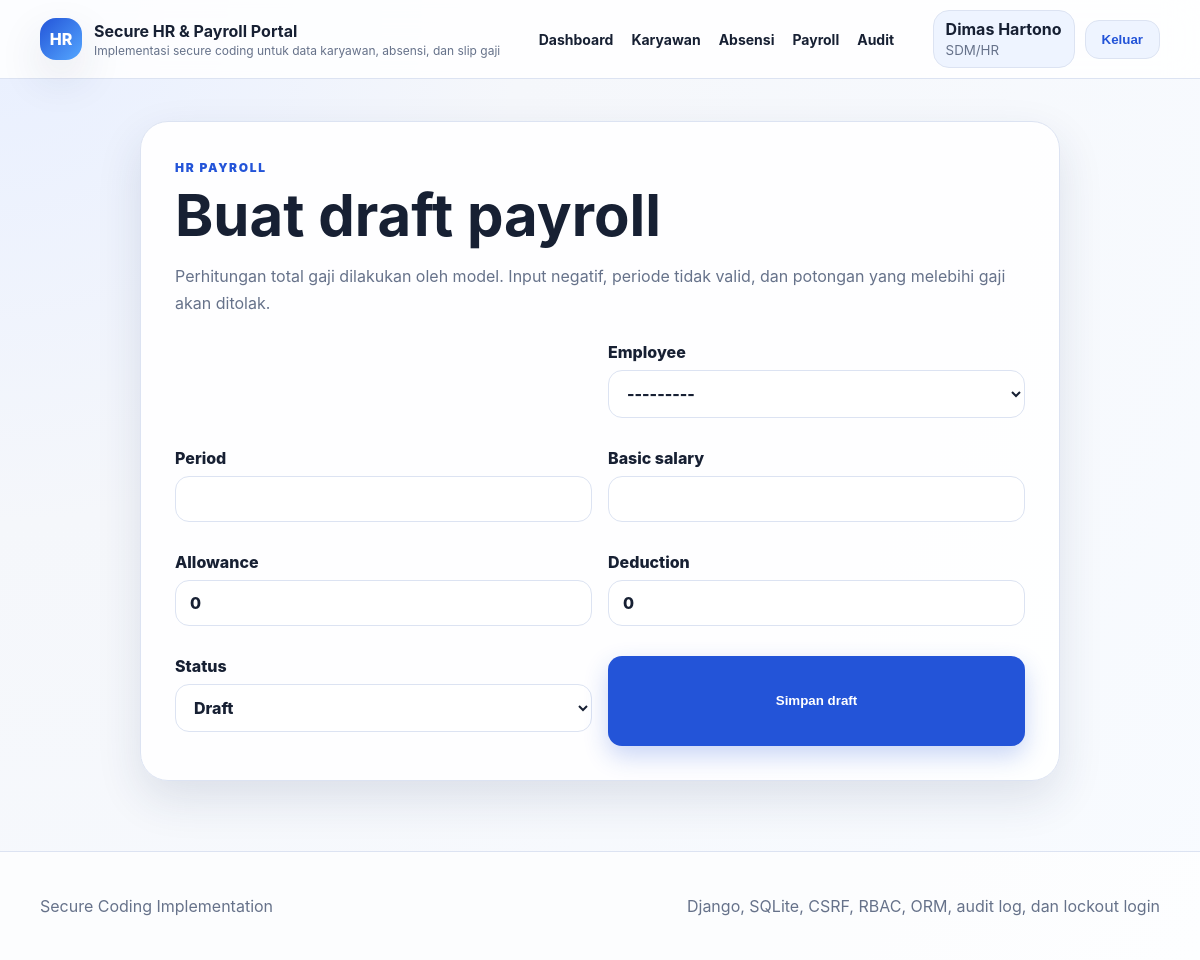
The page /payroll/new/ (signed in) on the database its author committed.
### accounts/models.py (models this page shows, shortened)
class User(AbstractUser):
    ROLE_EMPLOYEE = "employee"
    ROLE_MANAGER = "manager"
    ROLE_HR = "hr"
    ROLE_FINANCE = "finance"
    ROLE_ADMIN = "admin"
    ROLE_CHOICES = [
        (ROLE_EMPLOYEE, "Karyawan"),
        (ROLE_MANAGER, "Manajer Karyawan"),
        (ROLE_HR, "SDM/HR"),
        (ROLE_FINANCE, "Finance"),
        (ROLE_ADMIN, "Admin Sistem"),
    ]
    role = models.CharField(max_length=20, choices=ROLE_CHOICES, default=ROLE_EMPLOYEE)
    display_name = models.CharField(max_length=150, blank=True)
    @property
    def role_label(self) -> str:
        return dict(self.ROLE_CHOICES).get(self.role, self.role)

### core/models.py (models this page shows)
class EmployeeProfile(models.Model):
    STATUS_ACTIVE = "active"
    STATUS_INACTIVE = "inactive"
    STATUS_RESIGNED = "resigned"
    STATUS_CHOICES = [
        (STATUS_ACTIVE, "Aktif"),
        (STATUS_INACTIVE, "Nonaktif"),
        (STATUS_RESIGNED, "Resign"),
    ]
    user = models.OneToOneField(settings.AUTH_USER_MODEL, on_delete=models.CASCADE, related_name="employee_profile")
    employee_id = models.CharField(
        max_length=20,
        unique=True,
        validators=[RegexValidator(r"^EMP-?[0-9]{3,8}$", "Format ID karyawan harus seperti EMP001 atau EMP-0001.")],
    )
    full_name = models.CharField(max_length=120)
    position = models.CharField(
        max_length=80,
        default="Staff",
        validators=[RegexValidator(r"^[A-Za-zÀ-ÿ0-9 .,'/&()\-]{2,80}$", "Jabatan mengandung karakter tidak valid.")],
    )
    nik = models.CharField(
        max_length=16,
        unique=True,
        validators=[RegexValidator(r"^[0-9]{16}$", "NIK harus terdiri dari 16 digit.")],
    )
    email = models.EmailField(unique=True)
    phone = models.CharField(
        max_length=20,
        validators=[RegexValidator(r"^[0-9+() -]{8,20}$", "Nomor telepon mengandung karakter tidak valid.")],
    )
    address = models.TextField(max_length=250)
    department = models.ForeignKey(Department, on_delete=models.PROTECT, related_name="employees")
    manager = models.ForeignKey(
        settings.AUTH_USER_MODEL,
        on_delete=models.SET_NULL,
        null=True,
        blank=True,
        related_name="managed_employees",
    )
    bank_account = models.CharField(
        max_length=20,
        validators=[RegexValidator(r"^[0-9]{8,20}$", "Nomor rekening hanya boleh berisi angka.")],
    )
    leave_balance = models.PositiveIntegerField(default=12)
    base_salary = models.DecimalField(max_digits=12, decimal_places=2, validators=[MinValueValidator(Decimal("0"))])
    status = models.CharField(max_length=20, choices=STATUS_CHOICES, default=STATUS_ACTIVE)
    created_at = models.DateTimeField(auto_now_add=True)
    updated_at = models.DateTimeField(auto_now=True)
    class Meta:
        ordering = ["employee_id"]
    def __str__(self) -> str:
        return f"{self.employee_id} - {self.full_name}"

### core/views.py (the view, shortened to what this page needs)
# urls.py: path("payroll/new/", views.payroll_create, name="payroll_create"),
@role_required(User.ROLE_HR, User.ROLE_ADMIN)
@require_http_methods(["GET", "POST"])
@transaction.atomic
def payroll_create(request):
    form = PayrollForm(request.POST or None)
    return render(request, "core/payroll_form.html", {"form": form, "mode": "create"})

### core/forms.py (shortened to what this page needs)
class PayrollForm(forms.ModelForm):
    class Meta:
        model = Payroll
        fields = ["employee", "period", "basic_salary", "allowance", "deduction", "status"]

### core/context_processors.py (called while the page is built)
def site_context(request):
    return {
        "site_name": "Secure HR & Payroll Portal",
        "site_tagline": "Implementasi secure coding untuk data karyawan, absensi, dan slip gaji",
    }

### templates/core/payroll_form.html (shortened to what this page needs)
{% extends "base.html" %}
{% block content %}
<section class="form-shell wide">
  <div class="section-heading">
    <span class="eyebrow">HR Payroll</span>
    <h1>{% if mode == 'update' %}Update draft payroll{% else %}Buat draft payroll{% endif %}</h1>
    <p>Perhitungan total gaji dilakukan oleh model. Input negatif, periode tidak valid, dan potongan yang melebihi gaji akan ditolak.</p>
  </div>
  <form method="post" class="secure-form grid-form">
    {{ form.non_field_errors }}
    {% for field in form %}
      <label>{{ field.label }}{{ field }}{{ field.errors }}</label>
    {% endfor %}
    <button class="btn btn-primary" type="submit">{% if mode == 'update' %}Simpan perubahan{% else %}Simpan draft{% endif %}</button>
  </form>
</section>
{% endblock %}

### templates/base.html (shortened to what this page needs)
{% load static %}
<!DOCTYPE html>
<html lang="id">
<head>
  <link rel="stylesheet" href="{% static 'css/styles.css' %}">
</head>
<body>
  <header class="site-header">
    <div class="container header-inner">
      {% if request.user.is_authenticated %}
      <a class="brand" href="{% url 'dashboard' %}">
      {% else %}
      <a class="brand" href="{% url 'home' %}">
      {% endif %}
        <span class="brand-mark">HR</span>
        <span>
          <strong>{{ site_name }}</strong>
          <small>{{ site_tagline }}</small>
        </span>
      </a>
      <nav class="main-nav">
        {% if request.user.is_authenticated %}
          <a href="{% url 'dashboard' %}">Dashboard</a>
          <a href="{% url 'employee_list' %}">Karyawan</a>
          <a href="{% url 'attendance_list' %}">Absensi</a>
          <a href="{% url 'payroll_list' %}">Payroll</a>
          {% if request.user.role == 'hr' or request.user.role == 'admin' or request.user.is_superuser %}
            <a href="{% url 'audit_log_list' %}">Audit</a>
          {% endif %}
        {% endif %}
      </nav>
      <div class="header-actions">
        {% if request.user.is_authenticated %}
          <div class="user-chip">
            <span>{{ request.user.display_name|default:request.user.username }}</span>
            <small>{{ request.user.role_label }}</small>
          </div>
          <form method="post" action="{% url 'logout' %}">
            <button class="btn btn-soft" type="submit">Keluar</button>
          </form>
        {% else %}
          <a class="btn btn-primary" href="{% url 'login' %}">Masuk</a>
        {% endif %}
      </div>
    </div>
  </header>
  <main class="container page-shell">
    {% block content %}{% endblock %}
  </main>
  <footer class="site-footer">
    <div class="container footer-grid">
      <p>Secure Coding Implementation</p>
      <p>Django, SQLite, CSRF, RBAC, ORM, audit log, dan lockout login</p>
    </div>
  </footer>
</body>
</html>

### static/css/styles.css (style rules this page uses)
:root { --bg: #f5f7fb; --surface: #ffffff; --surface-soft: #eef4ff; --primary: #2354d8; --primary-dark: #173d9f; --text: #172033; --muted: #66728a; --line: #dce3f2; --success: #14815f; --danger: #c13f3f; --shadow: 0 18px 45px rgba(30, 49, 90, 0.12); }
* { box-sizing: border-box; }
body { margin: 0; font-family: Inter, Segoe UI, Arial, sans-serif; color: var(--text); background: radial-gradient(circle at top left, #e8efff 0, #f5f7fb 34%, #f8fbff 100%); }
a { color: var(--primary); text-decoration: none; }
.container { width: min(1120px, calc(100% - 40px)); margin: 0 auto; }
.site-header { position: sticky; top: 0; z-index: 20; background: rgba(255, 255, 255, 0.86); backdrop-filter: blur(16px); border-bottom: 1px solid var(--line); }
.header-inner { display: flex; align-items: center; justify-content: space-between; min-height: 78px; gap: 22px; }
.brand { display: flex; align-items: center; gap: 12px; color: var(--text); }
.brand-mark { width: 42px; height: 42px; border-radius: 16px; display: grid; place-items: center; color: #fff; font-weight: 800; background: linear-gradient(135deg, var(--primary), #55a7ff); box-shadow: var(--shadow); }
.brand small { display: block; color: var(--muted); font-size: 12px; margin-top: 2px; }
.main-nav { display: flex; gap: 18px; align-items: center; flex-wrap: wrap; }
.main-nav a { color: var(--text); font-weight: 700; font-size: 14px; }
.header-actions { display: flex; align-items: center; gap: 10px; }
.user-chip { background: var(--surface-soft); border: 1px solid var(--line); border-radius: 16px; padding: 8px 12px; }
.user-chip span { display: block; font-weight: 700; }
.user-chip small { color: var(--muted); }
.btn { border: 0; border-radius: 14px; padding: 11px 16px; font-weight: 800; cursor: pointer; display: inline-flex; align-items: center; justify-content: center; }
.btn-primary { background: var(--primary); color: #fff; box-shadow: 0 10px 25px rgba(35, 84, 216, 0.24); }
.btn-soft { background: var(--surface-soft); color: var(--primary); border: 1px solid var(--line); }
.page-shell { padding: 42px 0 70px; }
.hero-copy, .security-card, .card, .metric, .table-card, .form-shell, .error-panel { background: rgba(255, 255, 255, 0.92); border: 1px solid var(--line); border-radius: 28px; box-shadow: var(--shadow); }
.hero-copy h1, .section-heading h1 { font-size: clamp(32px, 5vw, 58px); line-height: 1.02; margin: 10px 0 18px; }
.hero-copy p, .section-heading p { color: var(--muted); line-height: 1.7; }
.eyebrow { color: var(--primary); text-transform: uppercase; letter-spacing: 0.14em; font-size: 12px; font-weight: 900; }
.section-heading { margin-bottom: 24px; }
.form-shell { padding: 34px; }
.form-shell.wide { width: min(920px, 100%); margin: 0 auto; }
.secure-form { display: grid; gap: 16px; }
.grid-form { grid-template-columns: repeat(2, minmax(0, 1fr)); }
.secure-form label { display: grid; gap: 8px; font-weight: 800; }
input, select, textarea { width: 100%; border: 1px solid var(--line); border-radius: 14px; padding: 12px 14px; background: #fff; color: var(--text); font: inherit; }
.site-footer { border-top: 1px solid var(--line); padding: 28px 0; color: var(--muted); background: rgba(255, 255, 255, 0.7); }
.footer-grid { display: flex; justify-content: space-between; gap: 20px; flex-wrap: wrap; }

### rows shown on the page
User: user.display_name "Dimas Hartono", user.role_label "SDM/HR"
EmployeeProfile: form "---------"

### other values the page prints
{{ site_name }} "Secure HR & Payroll Portal"
{{ site_tagline }} "Implementasi secure coding untuk data karyawan, absensi, dan slip gaji"
{{ field.label }} "Employee" "Period" "Basic salary" "Allowance" "Deduction" "Status"
